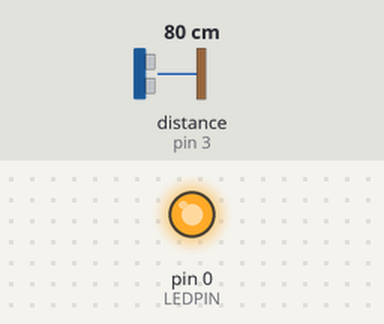
Bench run of a sketch on a simulated Arduino Uno, built with avr-gcc and run on an emulated ATmega328P. Shown: output pins drawn as LEDs (lit = HIGH). The inputs (shaded band) are chosen by the test bench; at power-on: distance to the obstacle (sensor on pin 3) 80 cm. The echo pulse lasts 58.3 µs per cm.

Above: at 1.2 s.
1.3 s: distance to the obstacle (sensor on pin 3) set to 23 cm
2.8 s: distance to the obstacle (sensor on pin 3) set to 18 cm
At 4.0 s:
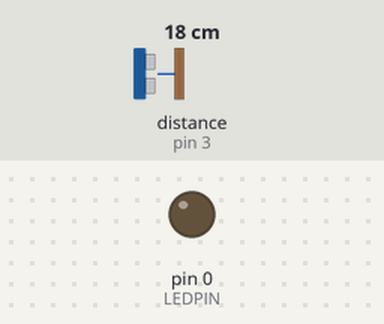
4.3 s: distance to the obstacle (sensor on pin 3) set to 35 cm
At 5.3 s:
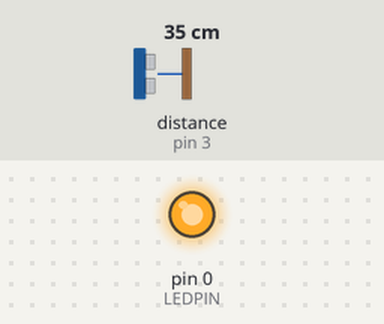
5.8 s: distance to the obstacle (sensor on pin 3) set to 2 cm
At 6.3 s:
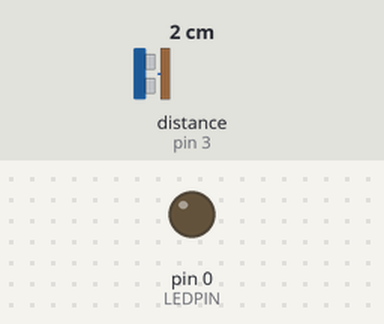
Timing chart, 0 to 8.3 s (numbered marks = the images above; inputs shaded):
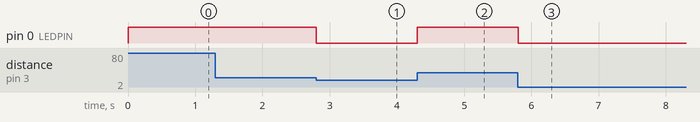

Measured:
- the behaviour switches between 21 and 20 cm on distance to the obstacle (sensor on pin 3) (found by bisection; images 0 and 1)
- after the input at 1.3 s, every drawn part: stays the same
- after the input at 2.8 s, pin 0 (LEDPIN): HIGH → LOW at once
- after the input at 4.3 s, pin 0 (LEDPIN): LOW → HIGH at once
- after the input at 5.8 s, pin 0 (LEDPIN): HIGH → LOW at once

The sketch:

sketch_ultrasonico.ino
```cpp
#include <Ultrasonic.h>

const int TRIG = 4;
const int ECHO = 3;
const int LEDPIN = 0; // Cambiado a un pin válido (por ejemplo, 13)
int distance;

  Ultrasonic ultrasonic(TRIG, ECHO); // Declarar la instancia aquí
  void setup(){
  pinMode(LEDPIN, OUTPUT);
}

void loop() {
  distance = ultrasonic.read();

  if (distance > 20) {
    digitalWrite(LEDPIN, HIGH);
  } else {
    digitalWrite(LEDPIN, LOW);
  }
}
```
